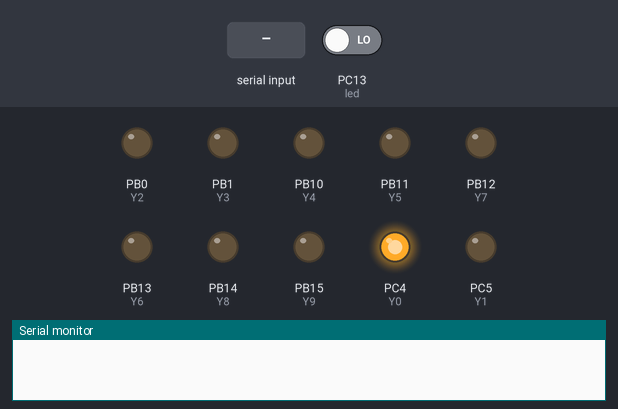
Simulated run of this sketch. Board: STM32 Blue Pill. On the bench: output pins drawn as LEDs (lit = HIGH), the last lines printed to the serial monitor. The inputs (shaded band) are chosen by the test bench; at power-on: PC13 (led) LOW.

Above: at 1.2 s.
1.3 s: "stir2\n" received over Serial
At 2.5 s:
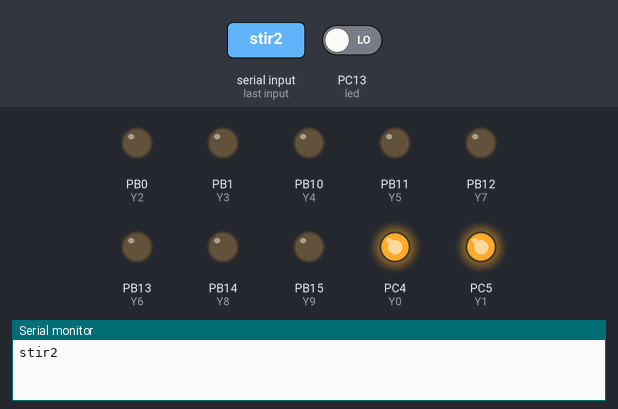
2.8 s: "stir3\n" received over Serial
At 3.6 s:
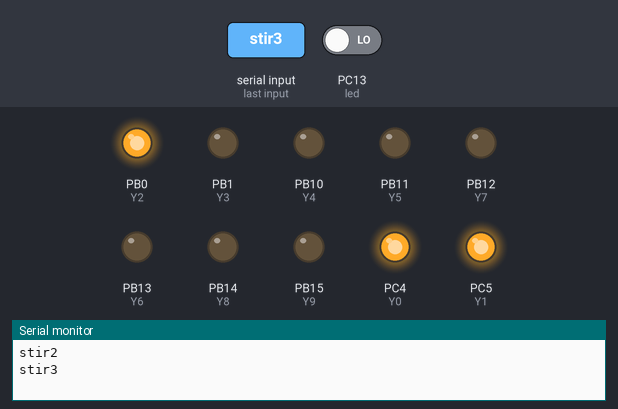
4.3 s: "stir4\n" received over Serial
At 4.8 s:
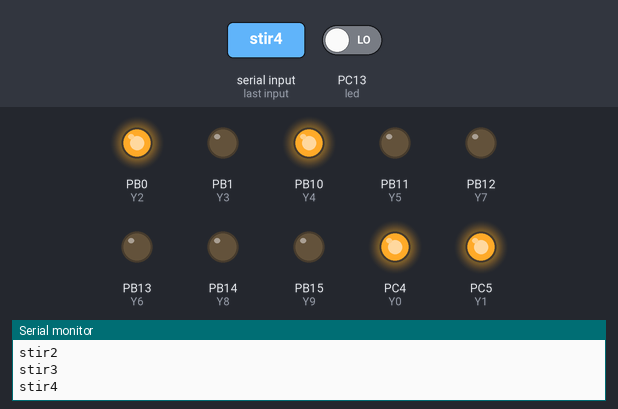
7.3 s: "clear\n" received over Serial
At 8.8 s:
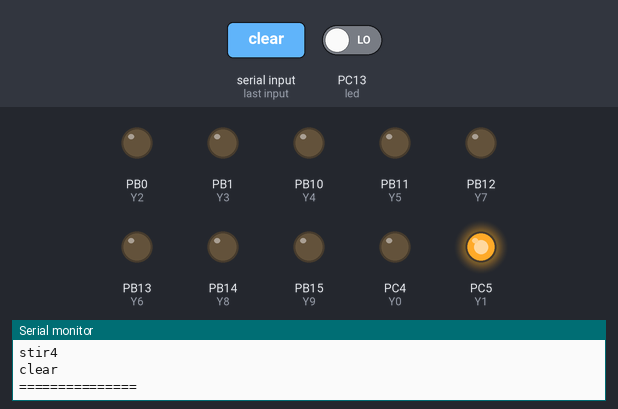
9.5 s: "stir5\n" received over Serial
At 9.9 s:
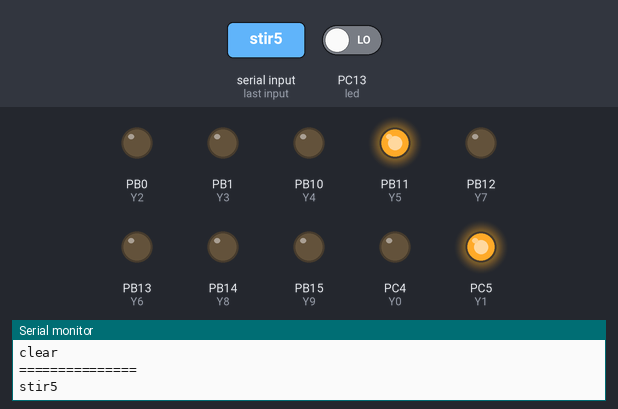
11.0 s: "stir1\n" received over Serial
At 12.3 s:
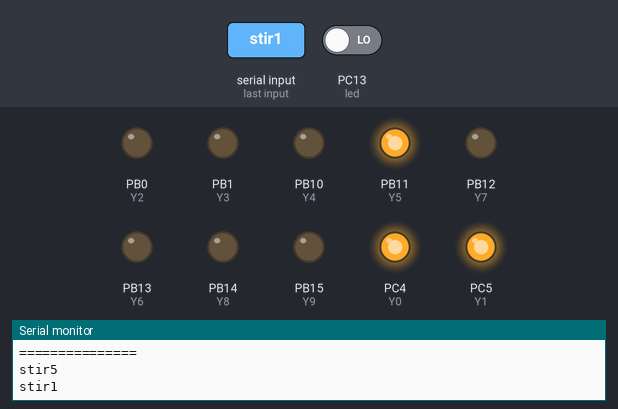
Timing chart, 0 to 25.5 s (numbered marks = the images above; inputs shaded):
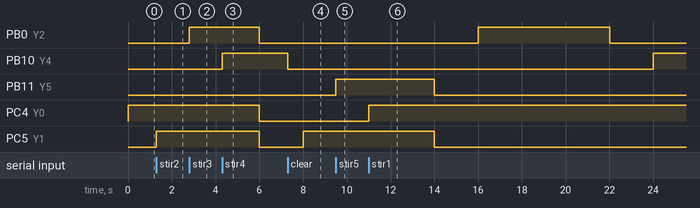

Measured:
- after the input at 1.3 s, PC5 (Y1): LOW → HIGH at once
- after the input at 2.8 s, PB0 (Y2): LOW → HIGH at once
- after the input at 4.3 s, PB0 (Y2): HIGH → LOW after 1.7 s; PB10 (Y4): LOW → HIGH at once
- after the input at 7.3 s, PB10 (Y4): HIGH → LOW at once
- after the input at 9.5 s, PB11 (Y5): LOW → HIGH at once
- after the input at 11.0 s, PB11 (Y5): HIGH → LOW after 3.0 s; PC4 (Y0): LOW → HIGH at once

The sketch:

test-5motorStir.ino
```cpp
#include <Stepper.h>
#include "PIN_CONFIG.h"
CLASS_CONFIG configPin;
String inputString = "";
uint8_t currentStir = 0;
uint32_t delayLed;
uint32_t timStir;
uint32_t pwmStir;
void (*pWhichStir)();
void blinkLed() {
  uint8_t en = digitalRead(led);
  if (millis() - delayLed > 200) {
    // IWatchdog.reload();
    digitalWrite(led, !en);
    delayLed = millis();
  }
}
void serialEvent() {
  inputString = "";
  while (Serial.available()) {
    char inChar = (char)Serial.read();
    if (inChar != '\n' && inChar != ' ' && inChar != '\r') {
      inputString += inChar;
    }
  }
  Serial.println(inputString);
}
void setup() {
  Serial.begin(9600);
  configPin.FUNC_CONFIGPIN();
  pWhichStir = &inttial;
}

void loop() {
  if (inputString.indexOf("clear") >= 0) {
    configPin.FUNC_CONFIGPIN();
    inputString = "";
    Serial.println("===============");
  }
  else if (inputString.indexOf("stir1") >= 0) {
    digitalWrite(stir1, HIGH);
  }
  else if (inputString.indexOf("stir2") >= 0) {
    digitalWrite(stir2, HIGH);
  }
  else if (inputString.indexOf("stir3") >= 0) {
    digitalWrite(stir3, HIGH);
  }
  else if (inputString.indexOf("stir4") >= 0) {
    digitalWrite(stir4, HIGH);
  }
  else if (inputString.indexOf("stir5") >= 0) {
    digitalWrite(stir5, HIGH);
  }
  else if (inputString.indexOf("auto") >= 0) {
    pWhichStir();
  }
  pWhichStir();
  blinkLed();
}
void inttial() {
  if (millis() > timStir) {
    timStir = millis() + 6000;
    pwmStir = micros();
    pWhichStir = &runStir;
  }
}
void runStir() {
  uint8_t pin;
  uint8_t type;
  if (currentStir == 0) {
    pin = stir1;
    type = 1;
  }
  else if (currentStir == 1) {
    pin = stir2;
    type = 1;
  }
  else if (currentStir == 2) {
    pin = stir3;
    type = 1;
  }
  else if (currentStir == 3) {
    pin = stir4;
    type = 1;
  }
  else if (currentStir == 4) {
    pin = stir5;
    type = 1;
  }
  if (motorStir(pin , type)) {
    currentStir++;
    if (currentStir > 4)
      currentStir = 0;
    pWhichStir = &inttial;
    timStir = millis() + 2000;
  }
}
bool motorStir(uint8_t pin , uint8_t type) {
  if (millis() < timStir) {
    if (type == 0) {
      uint16_t timeCompare = 50;
      uint8_t en = digitalRead(pin);
      if (en)
        timeCompare = 50;
      if ((micros() - pwmStir) >= timeCompare) {
        digitalWrite(pin , !en);
        pwmStir = micros();
        return false;
      }
    }
    else if (type == 1)
      digitalWrite(pin, HIGH);
  }
  else {
    configPin.FUNC_CONFIGPIN();
    return true;
  }
  return false;
}
```

PIN_CONFIG.cpp
```cpp
#include "PIN_CONFIG.h"
void CLASS_CONFIG::FUNC_CONFIGPIN() {
  pinMode(X0 ,    INPUT_PULLUP);
  pinMode(X1 ,    INPUT_PULLUP);
  pinMode(X2 ,    INPUT_PULLUP);
  pinMode(X3 ,    INPUT_PULLUP);
  pinMode(X4,    INPUT_PULLUP);
  pinMode(X5,    INPUT_PULLUP);
  pinMode(X6,  INPUT_PULLUP);
  pinMode(X7,   INPUT_PULLUP);

  pinMode(Y0, OUTPUT);
  pinMode(Y1, OUTPUT);
  pinMode(Y2, OUTPUT);
  pinMode(Y3, OUTPUT);
  pinMode(Y4, OUTPUT);
  pinMode(Y5, OUTPUT);
  pinMode(Y6, OUTPUT);
  pinMode(Y7, OUTPUT);
  pinMode(Y8, OUTPUT);
  pinMode(Y9, OUTPUT);
//  pinMode(Y10, OUTPUT);
//  pinMode(Y11, OUTPUT);
//  pinMode(Y12, OUTPUT);
//  pinMode(Y13, OUTPUT);
//  pinMode(Y14, OUTPUT);
//  pinMode(Y15, OUTPUT);
//  pinMode(Y16, OUTPUT);
//  pinMode(Y17, OUTPUT);
//  pinMode(Y18, OUTPUT);
//  pinMode(Y19, OUTPUT);
//  pinMode(Y20, OUTPUT);
  digitalWrite(Y0, 0);
  digitalWrite(Y1, 0);
  digitalWrite(Y2, 0);
  digitalWrite(Y3, 0);
  digitalWrite(Y4, 0);
  digitalWrite(Y5, 0);
  digitalWrite(Y6, 0);
  digitalWrite(Y7, 0);
  digitalWrite(Y8, 0);
  digitalWrite(Y9, 0);
//  digitalWrite(Y10, 0);
//  digitalWrite(Y11, 1);
//  digitalWrite(Y12, 1);
//  digitalWrite(Y13, 0);
//  digitalWrite(Y14, 1);
//  digitalWrite(Y15, 1);
//  digitalWrite(Y16, 1);
//  digitalWrite(Y17, 0);
//  digitalWrite(Y18, 1);
//  digitalWrite(Y19, 1);
//  digitalWrite(Y20, 1);
//  pinMode(en_485, OUTPUT);
//  pinMode(en_UART, OUTPUT);
//  pinMode(led, OUTPUT);
//  pinMode(rst_lora, OUTPUT);
//  digitalWrite(rst_lora, 1);
//  digitalWrite(en_485, 1);
//  digitalWrite(en_UART, 0);

}
```

PIN_CONFIG.h
```cpp
#ifndef PIN_CONFIG_h
#define PIN_CONFIG_h
#include <Arduino.h>

#define X0   PC0
#define X1   PC2
#define X2   PC3
#define X3   PA0
#define X4   PA4
#define X5   PA5
#define X6   PA6
#define X7   PA7

#define AI        X0
#define lRot      X5
#define lLiRe     X3
#define lLiWa     X4
#define lWaTank   digitalRead(X2)
#define InNone    digitalRead(X1)
#define tempA     X6
#define tempW     X7


#define Y0    PC4
#define Y1    PC5
#define Y2    PB0
#define Y3    PB1
#define Y4    PB10
#define Y5    PB11
#define Y6    PB13
#define Y7    PB12
#define Y8    PB14
#define Y9    PB15

#define stir1    Y0
#define stir2    Y1
#define stir3    Y2
#define stir4    Y4
#define stir5    Y5
#define led    PC13

class CLASS_CONFIG {
  public:
    void FUNC_CONFIGPIN();
};
#endif
```
